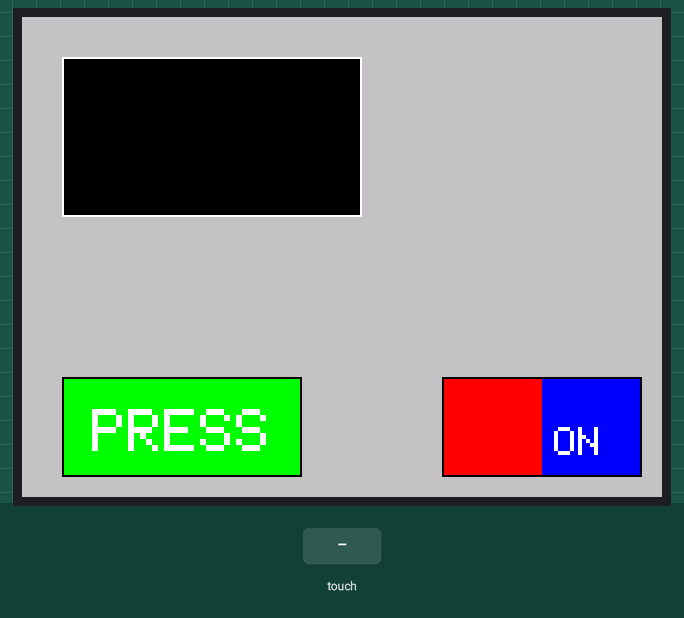
This sketch was run on a simulated Arduino Uno, built with avr-gcc and run on an emulated ATmega328P. Shown: 320×240 colour display. Inputs (shaded band) come from the test bench. What the sketch prints to the serial monitor is not drawn.

Above: at 1.4 s.
1.5 s: touch panel pressed at 13 % / 10 % of its raw x / y range
At 2.1 s:
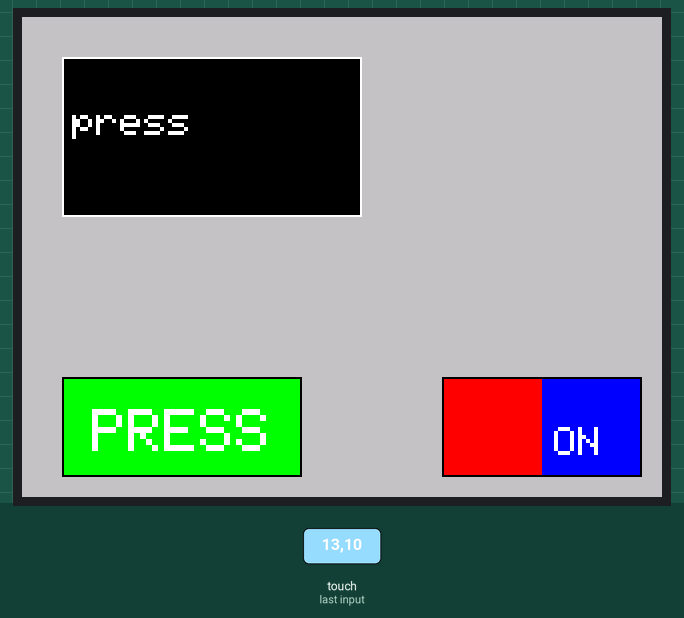
3.1 s: touch panel pressed at 13 % / 90 % of its raw x / y range
At 4.3 s:
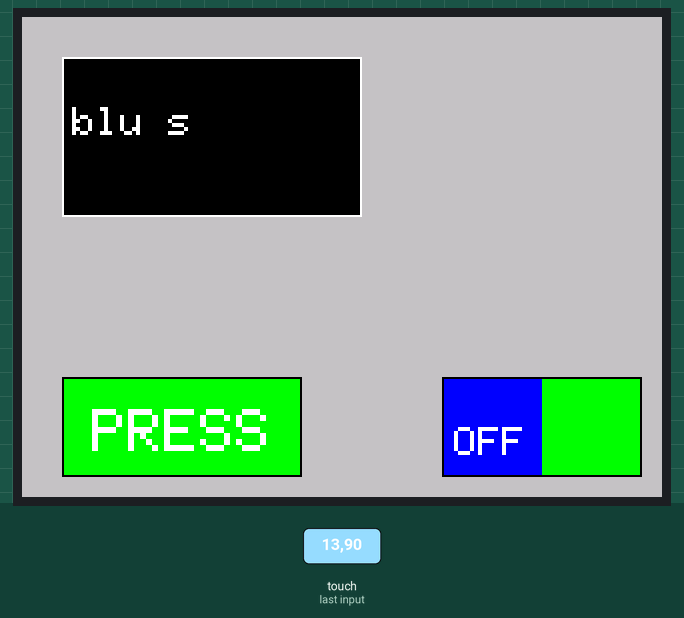
4.6 s: touch panel pressed at 38 % / 10 % of its raw x / y range
At 5.5 s:
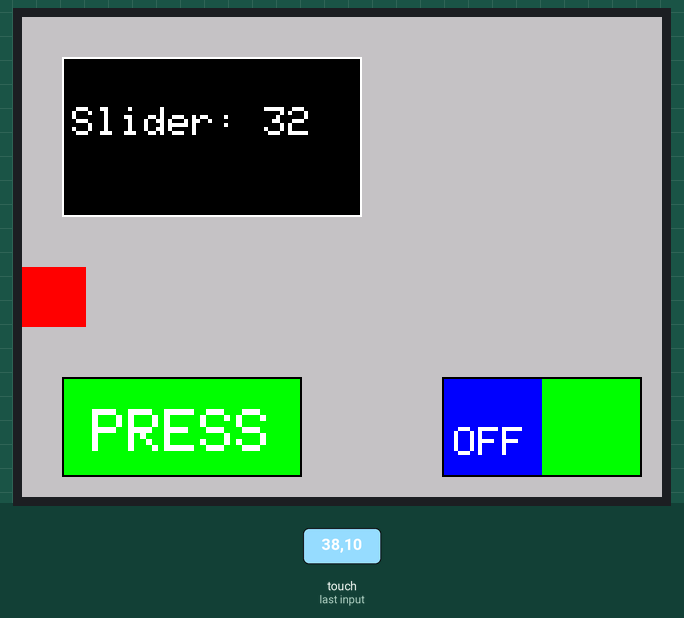
6.1 s: touch panel pressed at 13 % / 70 % of its raw x / y range
At 6.7 s:
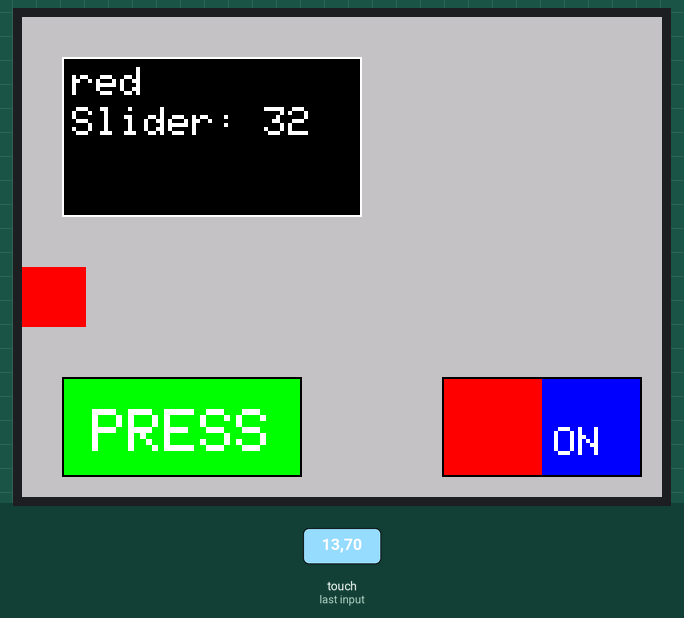
7.6 s: touch panel pressed at 13 % / 90 % of its raw x / y range
At 9.0 s:
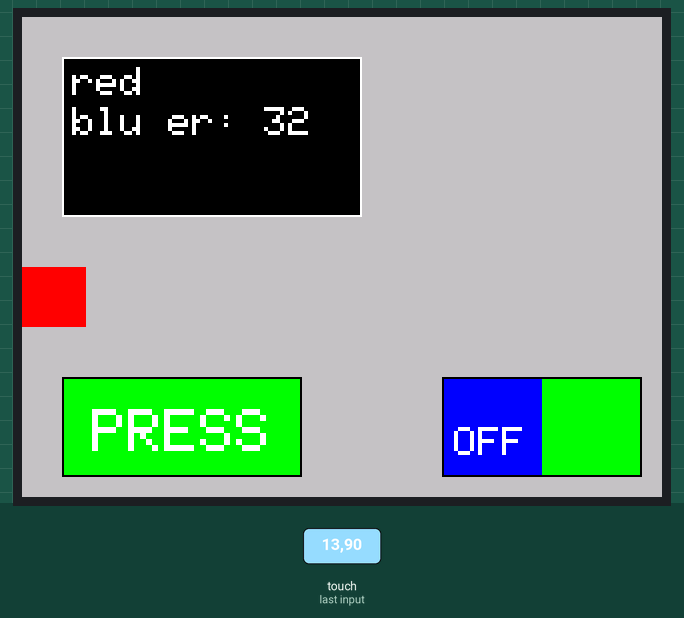
Timing chart, 0 to 10.1 s (numbered marks = the images above; inputs shaded):
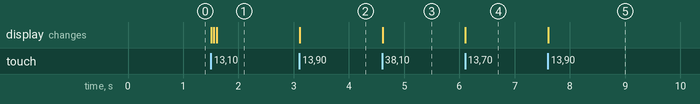

The sketch:

ProtoControl_Status.ino
```cpp
//This example implements a simple sliding On/Off button. The example
// demonstrates drawing and touch operations.
//
//Thanks to Adafruit forums member Asteroid for the original sketch!
//
#include <Adafruit_GFX.h>
#include <SPI.h>
#include <Wire.h>
#include <Adafruit_ILI9341.h>
#include <Adafruit_FT6206.h>


// The FT6206 uses hardware I2C (SCL/SDA)
Adafruit_FT6206 ts = Adafruit_FT6206();
#define TFT_CS 10
#define TFT_DC 9
Adafruit_ILI9341 tft = Adafruit_ILI9341(TFT_CS, TFT_DC);
boolean RecordOn = false;
bool pressed = false;
#define FRAME_X 210
#define FRAME_Y 180
#define FRAME_W 100
#define FRAME_H 50
#define REDBUTTON_X FRAME_X
#define REDBUTTON_Y FRAME_Y
#define REDBUTTON_W (FRAME_W/2)
#define REDBUTTON_H FRAME_H
#define GREENBUTTON_X (REDBUTTON_X + REDBUTTON_W)
#define GREENBUTTON_Y FRAME_Y
#define GREENBUTTON_W (FRAME_W/2)
#define GREENBUTTON_H FRAME_H
#define background ILI9341_LIGHTGREY
#define BOX 218
char con[3][16];
char previousDisplay[3][16];
int slide = 60;
int prevSlide =0 ;
int ymap = 60;

void drawFrame()
{
  tft.drawRect(FRAME_X, FRAME_Y, FRAME_W, FRAME_H, ILI9341_BLACK);
}
void redBtn()
{
  tft.fillRect(REDBUTTON_X, REDBUTTON_Y, REDBUTTON_W, REDBUTTON_H, ILI9341_RED);
  tft.fillRect(GREENBUTTON_X, GREENBUTTON_Y, GREENBUTTON_W, GREENBUTTON_H, ILI9341_BLUE);
  drawFrame();
  tft.setCursor(GREENBUTTON_X + 6 , GREENBUTTON_Y + (GREENBUTTON_H/2));
  tft.setTextColor(ILI9341_WHITE);
  tft.setTextSize(2);
  tft.println("ON");
  RecordOn = false;
}
void greenBtn()
{
  tft.fillRect(GREENBUTTON_X, GREENBUTTON_Y, GREENBUTTON_W, GREENBUTTON_H, ILI9341_GREEN);
  tft.fillRect(REDBUTTON_X, REDBUTTON_Y, REDBUTTON_W, REDBUTTON_H, ILI9341_BLUE);
  drawFrame();
  tft.setCursor(REDBUTTON_X + 6 , REDBUTTON_Y + (REDBUTTON_H/2));
  tft.setTextColor(ILI9341_WHITE);
  tft.setTextSize(2);
  tft.println("OFF");
  RecordOn = true;
}
void pressBtn(int x,int y, int w,int h, int color,int textColor,char text[]){
  tft.fillRect(x,y,w,h,color);
  tft.drawRect(x,y,w,h,ILI9341_BLACK);
  tft.setCursor(x+15,y+(h/3));
  tft.setTextColor(textColor);
  tft.setTextSize(3);
  tft.println(text);
}
void console(int x,int y, int w,int h){
  tft.fillRect(x,y,w,h,ILI9341_BLACK);
  tft.drawRect(x,y,w,h,ILI9341_WHITE);
}
void setup(void)
{
  Serial.begin(115200);
  tft.begin();
  if (!ts.begin(40)) {
    Serial.println("Unable to start touchscreen.");
   }
  else {
    Serial.println("Touchscreen started.");
  }
  tft.fillScreen(background);
  // origin = left,top landscape (USB left upper)
  tft.setRotation(1);
  redBtn();
  pressBtn(20,180,120,50,ILI9341_GREEN,ILI9341_WHITE,"PRESS");
  console(20,20,150,80);
}
void loop()
{
  // See if there's any  touch data for us
  if (ts.touched())
  {
    // Retrieve a point
    TS_Point p = ts.getPoint();
    // rotate coordinate system
    // flip it around to match the screen.
    p.x = map(p.x, 0, 240, 240, 0);
    p.y = map(p.y, 0, 320, 320, 0);
    int y = tft.height() - p.x;
    int x = p.y;
    Serial.print("P.x: ");
    Serial.println(p.x);
    Serial.print("P.y: ");
    Serial.println(p.y);
    if (RecordOn)
    {
      if((x > REDBUTTON_X) && (x < (REDBUTTON_X + REDBUTTON_W))) {
        if ((y > REDBUTTON_Y) && (y <= (REDBUTTON_Y + REDBUTTON_H))) {
          Serial.println("Red btn hit");
          redBtn();
          strcpy(con[0],"red");
          display(con);
        }
      }
    }
    else //Record is off (RecordOn == false)
    {
      if((x > GREENBUTTON_X) && (x < (GREENBUTTON_X + GREENBUTTON_W))) {
        if ((y > GREENBUTTON_Y) && (y <= (GREENBUTTON_Y + GREENBUTTON_H))) {
          Serial.println("Green btn hit");
          greenBtn();
          strcpy(con[2],"blu");
          display(con);
        }
      }
    }
//  pressBtn(20,180,120,50,ILI9341_GREEN,ILI9341_WHITE,"PRESS");
//pressbutton touch detection
    if((p.y < 130) && p.y > 20 ){
      if((p.x > 5) && (p.x < 50)){
        //Serial.println("PRESSERNSNKDNO");
        if(pressed){
          pressed = false;
          strcpy(con[2],"none");
          display(con);
          delay(50);
        }else{
          pressed = true;
          strcpy(con[2],"press");
          display(con);
          delay(50);

        }

      }
    }
    if(p.x > 75 && p.x < 125 && p.y > 20 && p.y < 300){
      tft.fillCircle(ymap+20,280,27,ILI9341_CYAN);
      slide = p.y;
      if(slide > prevSlide){
        tft.fillRect(prevSlide,125,slide-prevSlide,30,ILI9341_RED);
        }
      else{
        tft.fillRect(slide,125,prevSlide-slide,30,ILI9341_CYAN);
      }
      prevSlide = slide;
      ymap = slide;
      //tft.fillRect(20,125,280,30,ILI9341_RED);
      //tft.fillCircle(ymap+20,140,25,ILI9341_BLACK);
      char s[5] = {'\0'};
      strcpy(con[2],"Slider: ");
      itoa(ymap,s,10);
      strcat(con[2], s);
      display(con);
  }
    //Serial.println(RecordOn);
  }
}
void display(char c[3][16]){
  for (int i = 0; i < 3; i++) {
    for (int j = 0; j < 16; j++) {
      if (c[i][j] != previousDisplay[i][j]) {
        // Update the display for that character
        tft.setCursor(25 + j * 12, 25 + i * 10);  // 12 is approx width of a character with textSize(2), adjust as necessary
        tft.setTextColor(ILI9341_BLACK);
        tft.setTextSize(2);
        tft.print((char)BOX);
        tft.setCursor(25 + j * 12, 25 + i * 10);
        tft.setTextColor(ILI9341_WHITE);
        tft.print(c[i][j]);
        // Update the previous display content
        previousDisplay[i][j] = c[i][j];
      }
    }
  }


}
```

Measured:
- after the input at 1.5 s, the display: changes at once (image 1)
- after the input at 3.1 s, the display: changes at once (image 2)
- after the input at 4.6 s, the display: changes at once (image 3)
- after the input at 6.1 s, the display: changes at once (image 4)
- after the input at 7.6 s, the display: changes at once (image 5)
